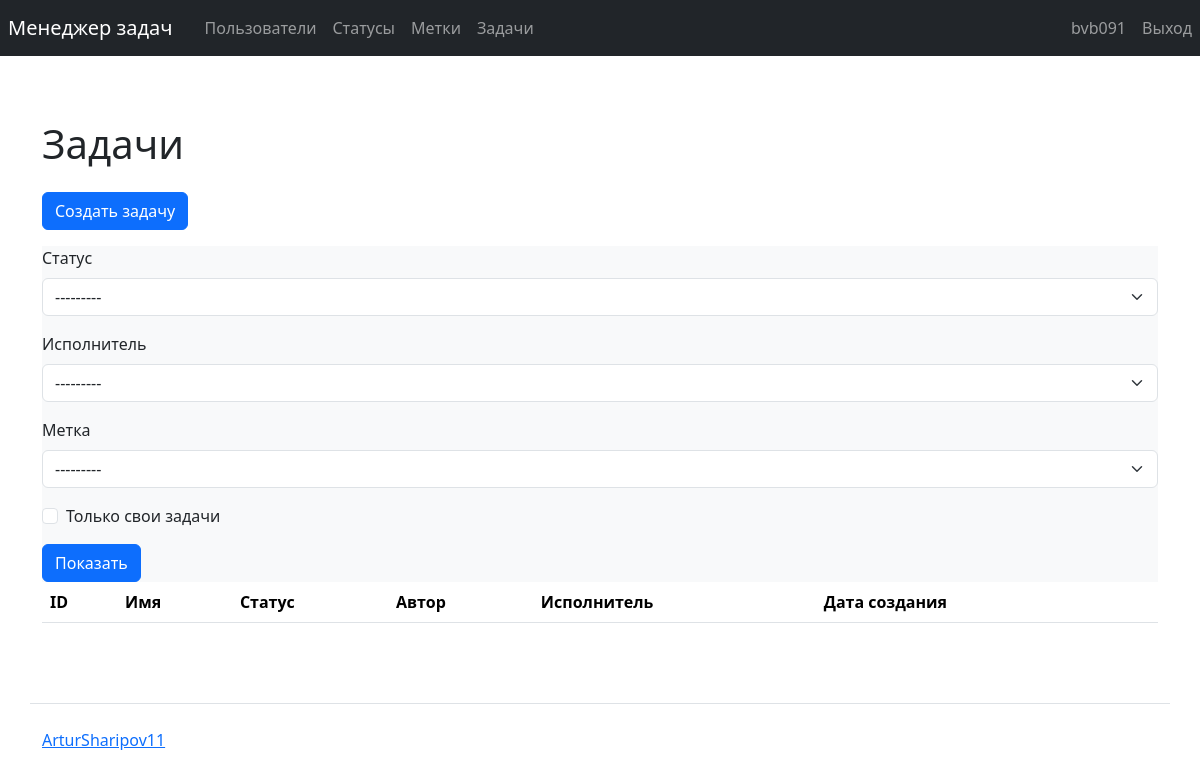
The page /tasks/ (signed in) on the database as committed earlier.
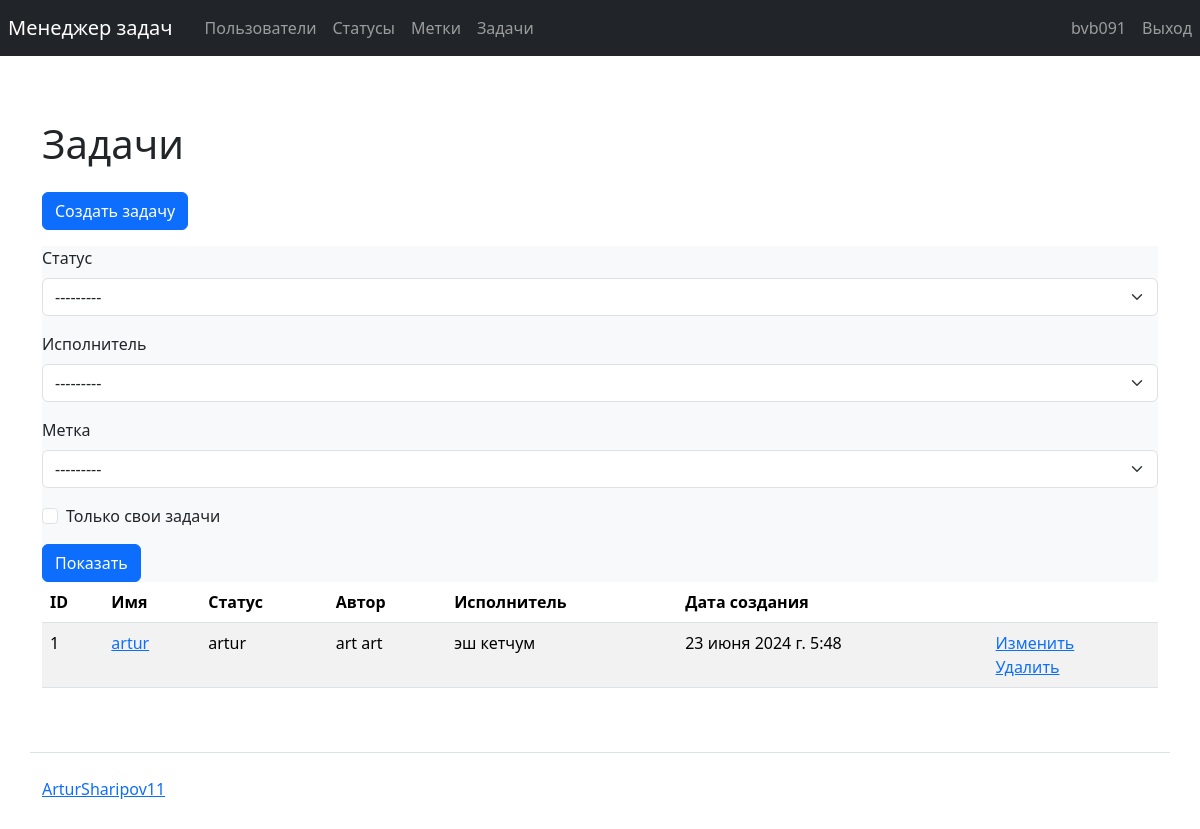
The same page on the database as committed later.
### task_manager/users/models.py (models this page shows)
class User(AbstractUser):
    def __str__(self):
        return self.get_full_name()

### task_manager/tasks/models.py (models this page shows, shortened)
class Task(models.Model):
    name = models.CharField(max_length=200, unique=True, verbose_name=_('Name'))
    description = models.TextField(blank=True, verbose_name=_('Description'))
    status = models.ForeignKey(Status,
                               on_delete=models.PROTECT,
                               verbose_name=_('Status'))
    author = models.ForeignKey(get_user_model(),
                               on_delete=models.PROTECT,
                               related_name='tasks_author',
                               verbose_name=_('Author'))
    executor = models.ForeignKey(get_user_model(),
                                 on_delete=models.PROTECT,
                                 blank=True, null=True,
                                 related_name='tasks_executor',
                                 verbose_name=_('Executor'))
    labels = models.ManyToManyField(Label, blank=True,
                                    related_name='labels',
                                    verbose_name=_('Labels'))
    timestamp = models.DateTimeField(auto_now_add=True,
                                     verbose_name=_('Date of creation'))

### task_manager/statuses/models.py (models this page shows)
class Status(models.Model):
    name = models.CharField(max_length=200, unique=True, verbose_name=_('Name'))
    timestamp = models.DateTimeField(auto_now_add=True)
    def __str__(self) -> str:
        return self.name

### task_manager/tasks/views.py (the view)
# urls.py: path('', views.IndexTasks.as_view(), name='tasks'),
class IndexTasks(NoPermissionMixin, NoAuthMixin, FilterView):
    model = Task
    template_name = 'tasks/tasks.html'
    filterset_class = TasksFilter
    def get_context_data(self, **kwargs):
        context = super().get_context_data(**kwargs)
        context['messages'] = messages.get_messages(self.request)
        return context

### task_manager/mixins.py (called while the page is built)
    def dispatch(self, request, *args, **kwargs):
        self.permission_denied_message = _(
            'You are not authorized! Please come in.')
        self.permission_denied_url = reverse_lazy('login')
        return super().dispatch(request, *args, **kwargs)

### task_manager/templates/tasks/tasks.html
{% extends "base.html" %}
{% load django_bootstrap5 %}
{% load i18n %}
{% block main %}
  <main>
    <h1 class="my-4">{% translate "Tasks" %}</h1>
    <a class="btn btn-primary mb-3" href="{% url 'create_task' %}">{% translate "Create task" %}</a>
    <div class="card-body bg-light">
      <form method="get">
        {% bootstrap_form filter.form %}
        <input class="btn btn-primary" type="submit" value="{% translate 'Show' %}">
      </form>
    </div>
    <table class="table table-striped">
      <thead>
        <tr>
          <th>ID</th>
          <th>{% translate "Name" %}</th>
          <th>{% translate "Status" %}</th>
          <th>{% translate "Author" %}</th>
          <th>{% translate "Executor" %}</th>
          <th>{% translate "Create date" %}</th>
          <th></th>
        </tr>
      </thead>
      {% for task in filter.qs %}
      <tbody>
          <tr>
            <td>{{ task.id }}</td>
            <td><a href="{% url 'view_task' task.id %}">{{ task.name }}</a></td>
            <td>{{ task.status }}</td>
            <td>{{ task.author }}</td>
            {% if task.executor %}
            <td>{{ task.executor }}</td>
            {% else %}
            <td></td>
            {% endif %}
            <td>{{ task.timestamp }}</td>
            <td>
              <a href="{% url 'update_task' task.id %}">{% translate "Change" %}</a>
              <br>
              <a href="{% url 'delete_task' task.id %}">{% translate "Delete" %}</a>
            </td>
          </tr>
      </tbody>
      {% endfor %}
    </table>
  </main>
{% endblock %}

### task_manager/templates/base.html (shortened to what this page needs)
{% load django_bootstrap5 %}
{% load i18n %}
<!doctype html>
<html>
  <head>
  </head>
  <body class="d-flex flex-column min-vh-100"></body>
    {% bootstrap_css %}
    {% include 'header.html' %}
    <div class="container wrapper flex-grow-1">
    {% block main %}
    {% endblock %}
    </div>
    {% include 'footer.html' %}
  </body>
</html>

### task_manager/templates/header.html (shortened to what this page needs)
{% load i18n %}
<nav class="navbar navbar-expand-md navbar-dark fixed-top bg-dark">
  <div class="collapse navbar-collapse d-lg-flex" id="navbarCollapse">
    <ul class="navbar-nav col-lg-9 justify-content-lg-start">
      <li class="nav-item active">
        <a class="navbar-brand nav-link" href="{% url 'home' %}">{% translate "Task manger" %}</a>
      </li>
      <li class="nav-item active">
        <a class="nav-link" href="{% url 'users' %}">{% translate "Users" %}</a>
      </li>
      {% if user.is_authenticated %}
      <li class="nav-item">
        <a class="nav-link" href="{% url 'statuses' %}">{% translate "Statuses" %}</a>
      </li>
      <li class="nav-item">
        <a class="nav-link" href="{% url 'labels' %}">{% translate "Labels" %}</a>
      </li>
      <li class="nav-item">
        <a class="nav-link" href="{% url 'tasks' %}">{% translate "Tasks" %}</a>
      </li>
      {% endif %}
    </ul>
    <ul class="navbar-nav col-lg-3 justify-content-lg-end">
    {% if user.is_authenticated %}
    <li class="nav-item">
        <a class="nav-link" href="#">{{ user.username }}</a>
    </li>
    <li class="nav-item">
        <form method="post" action="{% url 'logout' %}">
            <input class="btn nav-link" type="submit" value="{% translate 'Log Out' %}">
        </form>
    </li>
    {% endif %}
    </ul>
  </div>
</nav>

### task_manager/templates/footer.html
{% load i18n %}
<footer>
  <div class="container my-5 pt-4 border-top">
    <a target="_blank" href="https://github.com/ArturSharipov11">{% translate "ArturSharipov11" %}</a>
  </div>
</footer>

Rows that differ between the two databases and show on the page:
added Task: id "1", name "artur", status "artur", author "art art", executor "эш кетчум", timestamp "23 июня 2024 г. 5:48"
